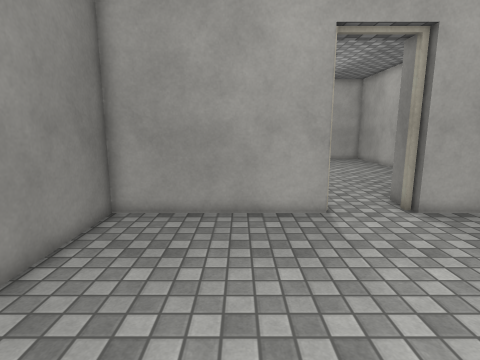
view 1 (above)

14 first-person views from a walk through a scene from a Unity 3-D project. The camera is 1.5 m above the floor, tilts 10° down and sees 80° across. Doors are open. The floor is counted in squares, 0.5 m on a side. Each view is taken from the middle of a square. On the plan, view 1 faces up. The plan holds only what a view shows up to about 20 squares ahead; the rest is blank. The place goes on beyond the plan. The player is left out. Surface patterns are stand-ins for the level's own textures.

view 2
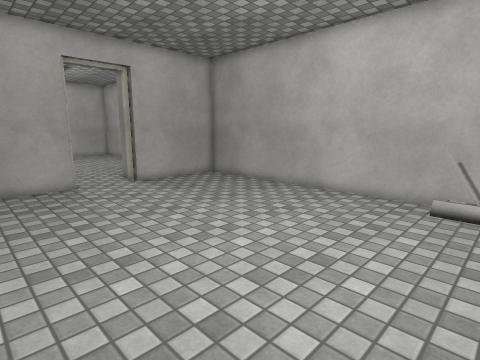

view 3
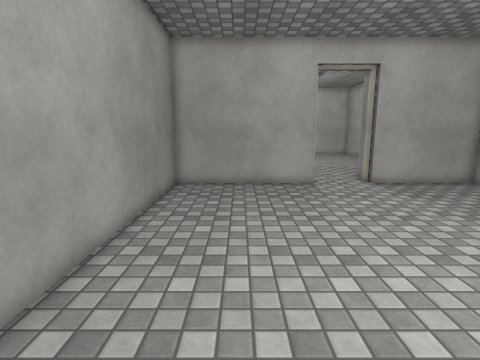

view 4
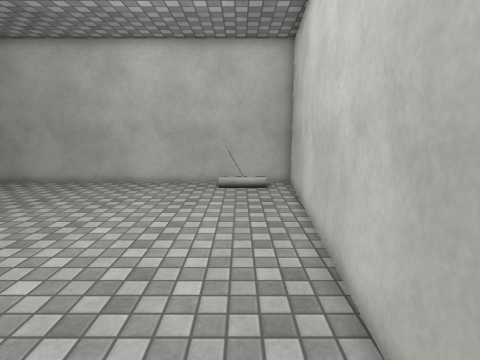

view 5
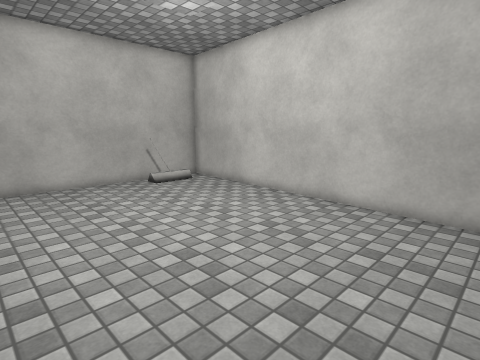

view 6
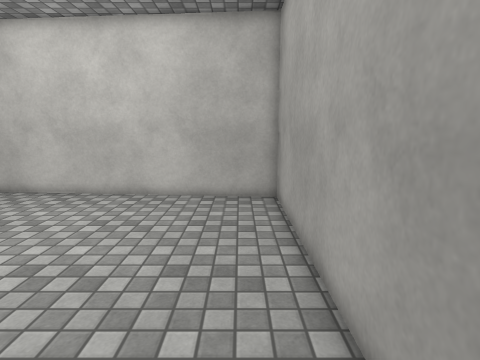

view 7
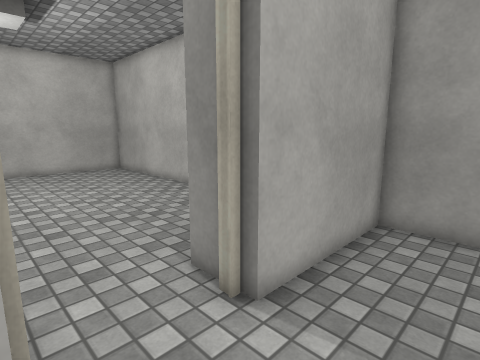

view 8
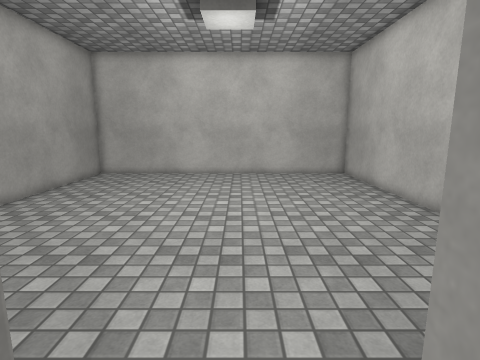

view 9
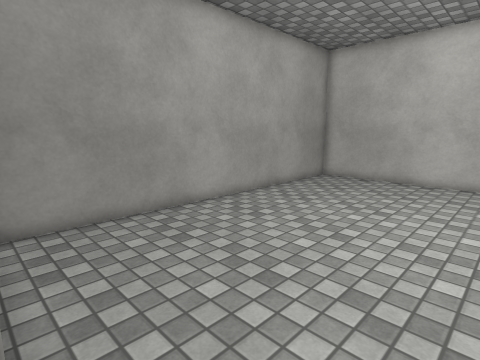

view 10
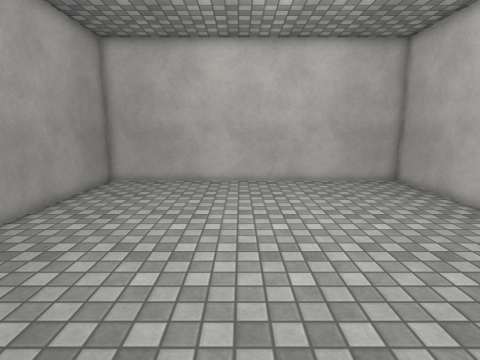

view 11
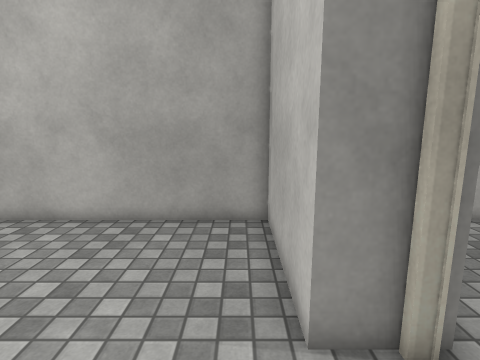

view 12
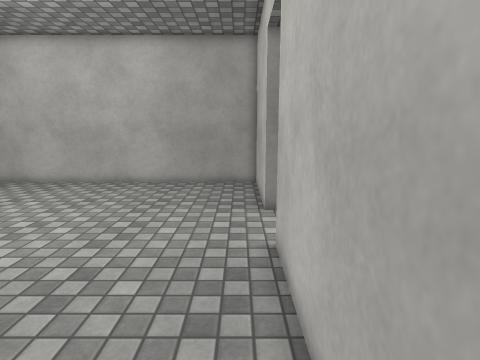

view 13
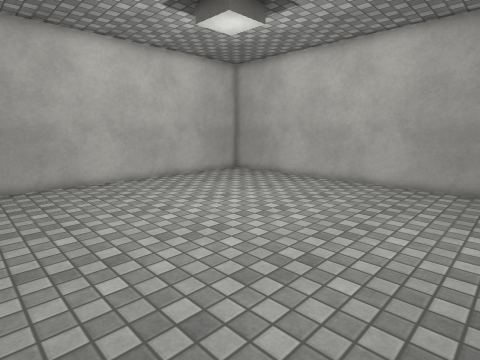

view 14
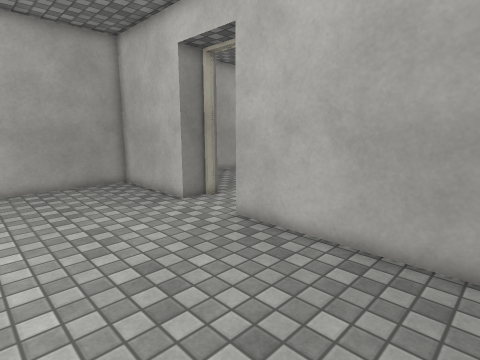

### Floor plan
Ten units are one square. View 1 is at (0, 0); x grows to the right and y downward. Boxes are objects, and circles mark ways between rooms. Rooms are numbered by the first view taken in them; rooms with no view inside come last. Other rooms are left out.
<svg viewBox="-52 -302 180 386">
<path fill="none" stroke="#000" d="M32 -101 -47 -101 -47 66 123 79 123 -101 65 -101 65 -106M65 -108 65 -121 123 -121 123 -297 -47 -297 -47 -126M-38 -121 32 -121"/>
<rect x="105" y="35" width="10" height="20" fill="#bbb"><title>other object</title></rect>
<circle cx="50" cy="-110" r="3" fill="#2a7"/>
<text x="40" y="-10">1</text>
<text x="40" y="-210">2</text>
</svg>
Room 1 opens to room 2.

Where each view was taken, in squares from view 1:
view 1: 0 up, 0 right, facing up
view 2: 6 down, 1 left, facing up-right
view 3: 6 down, 1 left, facing up
view 4: 5 down, 4 left, facing right
view 5: 4 up, 4 left, facing down-right
view 6: 6 up, 3 left, facing down
view 7: 7 up, 3 right, facing up-right
view 8: 10 up, 5 right, facing up
view 9: 12 up, 5 right, facing up-left
view 10: 13 up, 3 right, facing up
view 11: 13 up, 3 right, facing right
view 12: 13 up, 4 left, facing right
view 13: 13 up, 4 left, facing up-right
view 14: 19 up, 4 left, facing down-right
